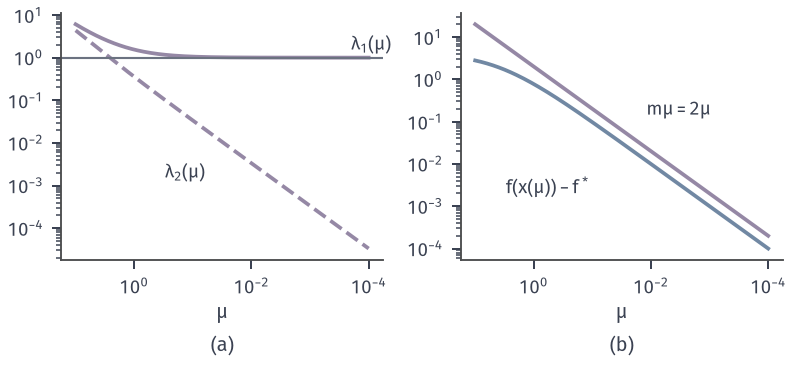

Here is the Python script that generated this plot:
from pathlib import Path
import sys
ROOT = next(p for p in Path(__file__).resolve().parents if (p/"build.sh").is_file() and (p/"tex/book.tex").is_file())
sys.path.insert(0, str(ROOT/"figures/05-optimization/06-constrained-optimization/matplotlib/nlipm-common"))
from nlipm import *
OUT = Path(__file__).resolve().parent
# Multiplier estimates and gap along the central path of the running example.
data = central_path(np.logspace(1, -4, 200))
mu = np.array([m for m, _ in data]); X = np.array([c for _, c in data])
sl = np.array([-g(c) for c in X]); lam = mu[:, None]/sl
gap = np.array([f(c)-FSTAR for c in X])
fig, (a, b) = figure(width_mm=112, height_mm=52, ncols=2)
a.loglog(mu, lam[:, 0], color=PURPLE, lw=1.5); a.loglog(mu, lam[:, 1], color=PURPLE, lw=1.5, ls='--')
a.axhline(1, color=MUTED, lw=.85); a.text(2e-4, 1.5, '$\\lambda_1(\\mu)$', fontsize=7.5); a.text(.3, 1.5e-3, '$\\lambda_2(\\mu)$', fontsize=7.5)
a.invert_xaxis(); tag(a, '$\\mu$', '(a)')
b.loglog(mu, 2*mu, color=PURPLE, lw=1.5); b.loglog(mu, gap, color=BLUE, lw=1.5)
b.text(1.2e-2, 1.4e-1, '$m\\mu=2\\mu$', fontsize=7.5); b.text(3, 2e-3, '$f(x(\\mu))-f^*$', fontsize=7.5)
b.invert_xaxis(); tag(b, '$\\mu$', '(b)')
save(fig, OUT, 'figure', {'ratio_gap_over_mu_at_1e-4': float(gap[-1]/mu[-1])})
